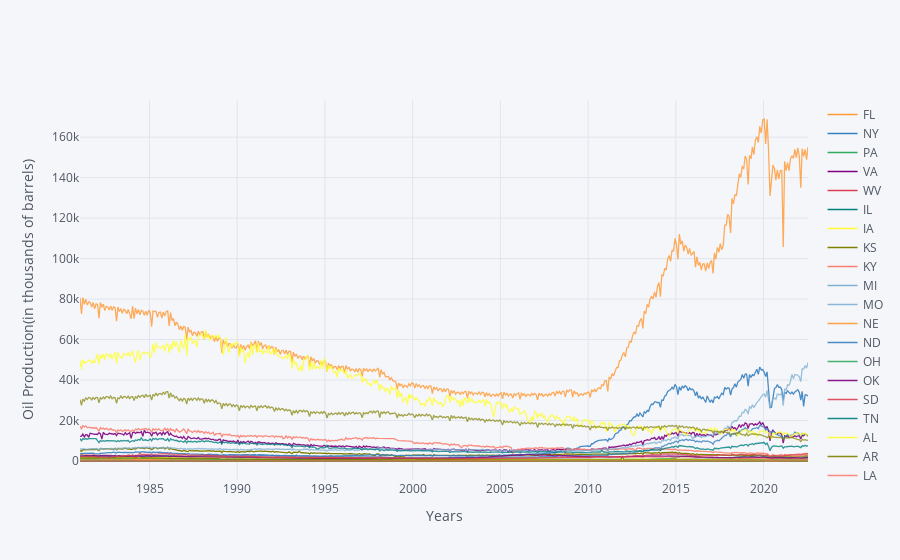

Notebook cell for this chart:
### Code cell
init_notebook_mode(connected=True)
# Allows us to use cufflinks offline
cf.go_offline()

l_plots = df.iplot(xTitle = 'Years ', yTitle = 'Oil Production(in thousands of barrels)')
plt.show()
plt.savefig('line_plots.png')

### Figure 1 — Plotly figure (JSON) as saved in the notebook; plotly's stock layout.template omitted (floating-point values rounded to 4 significant figures; data arrays with more than 128 entries replaced by an {"elided": "..."} marker saying what was removed)
{"data": [{"line": {"color": "rgba(255, 153, 51, 1.0)", "dash": "solid", "shape": "linear", "width": 1.3}, "mode": "lines", "name": "FL", "text": "", "type": "scatter", "x": {"elided": "499 str values"}, "y": {"elided": "499 int values"}}, {"line": {"color": "rgba(55, 128, 191, 1.0)", "dash": "solid", "shape": "linear", "width": 1.3}, "mode": "lines", "name": "NY", "text": "", "type": "scatter", "x": {"elided": "499 str values"}, "y": {"elided": "499 int values"}}, {"line": {"color": "rgba(50, 171, 96, 1.0)", "dash": "solid", "shape": "linear", "width": 1.3}, "mode": "lines", "name": "PA", "text": "", "type": "scatter", "x": {"elided": "499 str values"}, "y": {"elided": "499 int values"}}, {"line": {"color": "rgba(128, 0, 128, 1.0)", "dash": "solid", "shape": "linear", "width": 1.3}, "mode": "lines", "name": "VA", "text": "", "type": "scatter", "x": {"elided": "499 str values"}, "y": {"elided": "499 int values"}}, {"line": {"color": "rgba(219, 64, 82, 1.0)", "dash": "solid", "shape": "linear", "width": 1.3}, "mode": "lines", "name": "WV", "text": "", "type": "scatter", "x": {"elided": "499 str values"}, "y": {"elided": "499 int values"}}, {"line": {"color": "rgba(0, 128, 128, 1.0)", "dash": "solid", "shape": "linear", "width": 1.3}, "mode": "lines", "name": "IL", "text": "", "type": "scatter", "x": {"elided": "499 str values"}, "y": {"elided": "499 int values"}}, {"line": {"color": "rgba(255, 255, 51, 1.0)", "dash": "solid", "shape": "linear", "width": 1.3}, "mode": "lines", "name": "IA", "text": "", "type": "scatter", "x": {"elided": "499 str values"}, "y": {"elided": "499 int values"}}, {"line": {"color": "rgba(128, 128, 0, 1.0)", "dash": "solid", "shape": "linear", "width": 1.3}, "mode": "lines", "name": "KS", "text": "", "type": "scatter", "x": {"elided": "499 str values"}, "y": {"elided": "499 int values"}}, {"line": {"color": "rgba(251, 128, 114, 1.0)", "dash": "solid", "shape": "linear", "width": 1.3}, "mode": "lines", "name": "KY", "text": "", "type": "scatter", "x": {"elided": "499 str values"}, "y": {"elided": "499 int values"}}, {"line": {"color": "rgba(128, 177, 211, 1.0)", "dash": "solid", "shape": "linear", "width": 1.3}, "mode": "lines", "name": "MI", "text": "", "type": "scatter", "x": {"elided": "499 str values"}, "y": {"elided": "499 int values"}}, {"line": {"color": "rgba(128, 177, 211, 0.8999999999999999)", "dash": "solid", "shape": "linear", "width": 1.3}, "mode": "lines", "name": "MO", "text": "", "type": "scatter", "x": {"elided": "499 str values"}, "y": {"elided": "499 int values"}}, {"line": {"color": "rgba(255, 153, 51, 0.8999999999999999)", "dash": "solid", "shape": "linear", "width": 1.3}, "mode": "lines", "name": "NE", "text": "", "type": "scatter", "x": {"elided": "499 str values"}, "y": {"elided": "499 int values"}}, {"line": {"color": "rgba(55, 128, 191, 0.8999999999999999)", "dash": "solid", "shape": "linear", "width": 1.3}, "mode": "lines", "name": "ND", "text": "", "type": "scatter", "x": {"elided": "499 str values"}, "y": {"elided": "499 int values"}}, {"line": {"color": "rgba(50, 171, 96, 0.8999999999999999)", "dash": "solid", "shape": "linear", "width": 1.3}, "mode": "lines", "name": "OH", "text": "", "type": "scatter", "x": {"elided": "499 str values"}, "y": {"elided": "499 int values"}}, {"line": {"color": "rgba(128, 0, 128, 0.8999999999999999)", "dash": "solid", "shape": "linear", "width": 1.3}, "mode": "lines", "name": "OK", "text": "", "type": "scatter", "x": {"elided": "499 str values"}, "y": {"elided": "499 int values"}}, {"line": {"color": "rgba(219, 64, 82, 0.8999999999999999)", "dash": "solid", "shape": "linear", "width": 1.3}, "mode": "lines", "name": "SD", "text": "", "type": "scatter", "x": {"elided": "499 str values"}, "y": {"elided": "499 int values"}}, {"line": {"color": "rgba(0, 128, 128, 0.8999999999999999)", "dash": "solid", "shape": "linear", "width": 1.3}, "mode": "lines", "name": "TN", "text": "", "type": "scatter", "x": {"elided": "499 str values"}, "y": {"elided": "499 int values"}}, {"line": {"color": "rgba(255, 255, 51, 0.8999999999999999)", "dash": "solid", "shape": "linear", "width": 1.3}, "mode": "lines", "name": "AL", "text": "", "type": "scatter", "x": {"elided": "499 str values"}, "y": {"elided": "499 int values"}}, {"line": {"color": "rgba(128, 128, 0, 0.8999999999999999)", "dash": "solid", "shape": "linear", "width": 1.3}, "mode": "lines", "name": "AR", "text": "", "type": "scatter", "x": {"elided": "499 str values"}, "y": {"elided": "499 int values"}}, {"line": {"color": "rgba(251, 128, 114, 0.8999999999999999)", "dash": "solid", "shape": "linear", "width": 1.3}, "mode": "lines", "name": "LA", "text": "", "type": "scatter", "x": {"elided": "499 str values"}, "y": {"elided": "499 int values"}}, {"line": {"color": "rgba(251, 128, 114, 0.7999999999999998)", "dash": "solid", "shape": "linear", "width": 1.3}, "mode": "lines", "name": "MS", "text": "", "type": "scatter", "x": {"elided": "499 str values"}, "y": {"elided": "499 int values"}}, {"line": {"color": "rgba(128, 177, 211, 0.7999999999999998)", "dash": "solid", "shape": "linear", "width": 1.3}, "mode": "lines", "name": "NM", "text": "", "type": "scatter", "x": {"elided": "499 str values"}, "y": {"elided": "499 int values"}}, {"line": {"color": "rgba(255, 153, 51, 0.7999999999999998)", "dash": "solid", "shape": "linear", "width": 1.3}, "mode": "lines", "name": "TX", "text": "", "type": "scatter", "x": {"elided": "499 str values"}, "y": {"elided": "499 int values"}}, {"line": {"color": "rgba(55, 128, 191, 0.7999999999999998)", "dash": "solid", "shape": "linear", "width": 1.3}, "mode": "lines", "name": "CO", "text": "", "type": "scatter", "x": {"elided": "499 str values"}, "y": {"elided": "499 int values"}}, {"line": {"color": "rgba(50, 171, 96, 0.7999999999999998)", "dash": "solid", "shape": "linear", "width": 1.3}, "mode": "lines", "name": "ID", "text": "", "type": "scatter", "x": {"elided": "499 str values"}, "y": {"elided": "499 mixed values"}}, {"line": {"color": "rgba(128, 0, 128, 0.7999999999999998)", "dash": "solid", "shape": "linear", "width": 1.3}, "mode": "lines", "name": "MT", "text": "", "type": "scatter", "x": {"elided": "499 str values"}, "y": {"elided": "499 int values"}}, {"line": {"color": "rgba(219, 64, 82, 0.7999999999999998)", "dash": "solid", "shape": "linear", "width": 1.3}, "mode": "lines", "name": "UT", "text": "", "type": "scatter", "x": {"elided": "499 str values"}, "y": {"elided": "499 int values"}}, {"line": {"color": "rgba(0, 128, 128, 0.7999999999999998)", "dash": "solid", "shape": "linear", "width": 1.3}, "mode": "lines", "name": "WY", "text": "", "type": "scatter", "x": {"elided": "499 str values"}, "y": {"elided": "499 int values"}}, {"line": {"color": "rgba(255, 255, 51, 0.7999999999999998)", "dash": "solid", "shape": "linear", "width": 1.3}, "mode": "lines", "name": "AK", "text": "", "type": "scatter", "x": {"elided": "499 str values"}, "y": {"elided": "499 int values"}}, {"line": {"color": "rgba(128, 128, 0, 0.7999999999999998)", "dash": "solid", "shape": "linear", "width": 1.3}, "mode": "lines", "name": "AZ", "text": "", "type": "scatter", "x": {"elided": "499 str values"}, "y": {"elided": "499 int values"}}, {"line": {"color": "rgba(128, 128, 0, 0.7)", "dash": "solid", "shape": "linear", "width": 1.3}, "mode": "lines", "name": "CA", "text": "", "type": "scatter", "x": {"elided": "499 str values"}, "y": {"elided": "499 int values"}}, {"line": {"color": "rgba(251, 128, 114, 0.7)", "dash": "solid", "shape": "linear", "width": 1.3}, "mode": "lines", "name": "NV", "text": "", "type": "scatter", "x": {"elided": "499 str values"}, "y": {"elided": "499 int values"}}], "layout": {"legend": {"bgcolor": "#F5F6F9", "font": {"color": "#4D5663"}}, "paper_bgcolor": "#F5F6F9", "plot_bgcolor": "#F5F6F9", "title": {"font": {"color": "#4D5663"}}, "xaxis": {"gridcolor": "#E1E5ED", "showgrid": true, "tickfont": {"color": "#4D5663"}, "title": {"font": {"color": "#4D5663"}, "text": "Years "}, "zerolinecolor": "#E1E5ED"}, "yaxis": {"gridcolor": "#E1E5ED", "showgrid": true, "tickfont": {"color": "#4D5663"}, "title": {"font": {"color": "#4D5663"}, "text": "Oil Production(in thousands of barrels)"}, "zerolinecolor": "#E1E5ED"}}}
